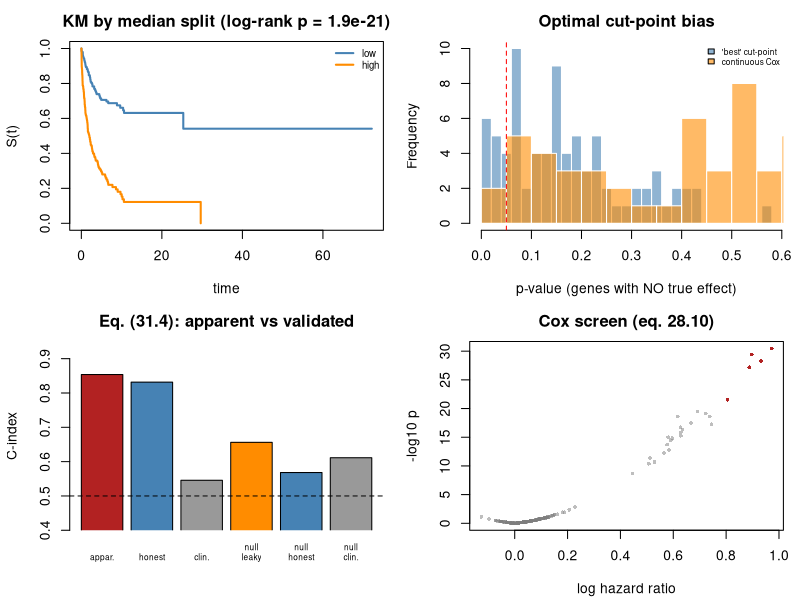

Recreate this plot in R.
#' ---
#' title: "Applied 28b - Survival analysis with molecular biomarkers"
#' output: html_document
#' ---
#'
#' **Curriculum link:** `stats.md` -> Topic 28, equations (28.4)-(28.13)
#'
#' ## The question
#'
#' Is a gene **prognostic**, and would a risk score built from expression
#' generalise to the next cohort?

#+ setup, message = FALSE
suppressPackageStartupMessages({library(survival); library(splines)})
MODULE_NAME <- "28b_survival_biomarkers"
OUT <- file.path(Sys.getenv("STATS_OUT", unset = "results"), MODULE_NAME)
dir.create(OUT, recursive = TRUE, showWarnings = FALSE)
header <- function(txt) cat("\n", strrep("=", 72), "\n", txt, "\n",
                            strrep("=", 72), "\n", sep = "")

#' ## 1. Simulate a molecular survival cohort

#+ simulate
header("1. A TCGA-like cohort with a few truly prognostic genes")
simulate_cohort <- function(n = 400, G = 200, n_prog = 5, beta = 0.55,
                            censor_scale = 9) {
  expr <- matrix(rnorm(n*G), n)
  ## Genes are correlated in MODULES, as real expression is.
  for (b in seq(1, G, by = 25)) {
    cols <- b:min(b+24, G); latent <- rnorm(n)
    expr[, cols] <- 0.6*latent + 0.8*expr[, cols]
  }
  expr <- scale(expr)
  age <- rnorm(n, 62, 11); stage <- sample(1:3, n, TRUE, c(0.4, 0.35, 0.25))
  prog <- seq_len(n_prog)
  lp <- as.vector(expr[, prog] %*% rep(beta, n_prog)) + 0.02*(age - 62) + 0.45*(stage - 1)
  Tm <- rexp(n, 0.06*exp(lp))
  ## size = n: without it rexp() returns a SCALAR and every patient would share
  ## one censoring time (a bug worth remembering).
  Cm <- rexp(n, 1/censor_scale)
  d <- data.frame(expr); names(d) <- sprintf("G%03d", seq_len(G))
  d$time <- pmin(Tm, Cm); d$event <- as.integer(Tm <= Cm)
  d$age <- age; d$stage <- stage
  list(d = d, is_prog = setNames(seq_len(G) %in% prog, sprintf("G%03d", seq_len(G))))
}
set.seed(3801)
sim <- simulate_cohort()
d <- sim$d; is_prog <- sim$is_prog
genes <- names(is_prog)
cat(sprintf("  n = %d, events = %d (%.0f%%), censored = %d\n", nrow(d), sum(d$event),
            100*mean(d$event), sum(!d$event)))
cat(sprintf("  %d genes, %d truly prognostic: %s\n", length(genes), sum(is_prog),
            paste(names(is_prog)[is_prog], collapse = " ")))
cat(sprintf("\n  Effective sample size for a Cox model is the NUMBER OF EVENTS (%d),\n",
            sum(d$event)))
cat(sprintf("  not the number of patients. Guidance: >= 10 events per covariate\n"))
cat(sprintf("  -> at most %d covariates.\n", sum(d$event) %/% 10))

#' ## 2. Kaplan-Meier and the at-risk table, eq. (28.6)-(28.7)

#+ km
header("2. Kaplan-Meier with the at-risk table (28.6)-(28.7)")
km <- survfit(Surv(time, event) ~ 1, data = d)
cat(sprintf("  median survival = %.2f\n", summary(km)$table["median"]))
cat(sprintf("\n  %8s%10s%9s%22s\n", "time", "at risk", "S(t)", "95% CI"))
for (t in c(1, 2, 4, 8, 12, 16)) {
  s <- summary(km, times = t)
  if (!length(s$surv)) next
  cat(sprintf("  %8d%10d%9.3f   [%.3f, %.3f]\n", t, s$n.risk, s$surv, s$lower, s$upper))
}
cat("\n  Watch the at-risk column collapse. The right tail of a KM curve is\n")
cat("  estimated from a handful of patients and looks far more precise than it\n")
cat("  is. ALWAYS publish the number-at-risk table under the curve.\n")

#' ## 3. Gene-wise Cox screening, eq. (28.9)-(28.10)

#+ cox-screen
header("3. Screening genes with Cox models (28.9)-(28.10)")
cox_screen <- function(d, genes, adjust = c("age","stage")) {
  res <- t(sapply(genes, function(g) {
    f <- try(coxph(as.formula(paste("Surv(time, event) ~", g, "+",
                                    paste(adjust, collapse = "+"))), data = d),
             silent = TRUE)
    if (inherits(f, "try-error")) return(c(NA, NA, 1))
    cs <- summary(f)$coefficients
    c(cs[g, "coef"], cs[g, "se(coef)"], cs[g, "Pr(>|z|)"])
  }))
  out <- data.frame(logHR = res[, 1], se = res[, 2], p = res[, 3], row.names = genes)
  out$HR <- exp(out$logHR); out$padj <- p.adjust(out$p, "BH"); out
}
res <- cox_screen(d, genes)
rej <- res$padj < 0.05
cat(sprintf("  %d genes at FDR 5%%; %d of them truly prognostic\n",
            sum(rej), sum(rej & is_prog[rownames(res)])))
cat("\n  Top 8 by p-value:\n")
cat(sprintf("  %8s%8s%9s%12s%11s%9s\n", "gene","HR","logHR","p","padj","truth"))
for (g in rownames(res)[order(res$p)][1:8])
  cat(sprintf("  %8s%8.3f%9.3f%12.2e%11.2e%9s\n", g, res[g,"HR"], res[g,"logHR"],
              res[g,"p"], res[g,"padj"], if (is_prog[g]) "PROG" else "-"))
cat("\n  exp(beta) is a HAZARD RATIO: a ratio of instantaneous event rates among\n")
cat("  those still at risk. NOT a risk ratio, and NOT a ratio of survival times.\n")

#' ## 4. The optimal cut-point trap

#+ cutpoint
header("4. Optimal cut-point bias, measured")
best_cutpoint_p <- function(d, gene, qs = seq(0.2, 0.8, 0.05)) {
  ps <- sapply(qs, function(q) {
    hi <- as.integer(d[[gene]] > quantile(d[[gene]], q))
    if (sum(hi) < 10 || sum(1-hi) < 10) return(NA)
    pchisq(survdiff(Surv(time, event) ~ hi, data = d)$chisq, 1, lower.tail = FALSE)
  })
  min(ps, na.rm = TRUE)
}
## Null genes from a DIFFERENT correlation module: genes 1-25 form the module
## containing the prognostic genes, so their module-mates are indirectly
## associated and are not true nulls.
null_genes <- genes[51:length(genes)][1:80]
p_best <- sapply(null_genes, function(g) best_cutpoint_p(d, g))
p_cont <- res[null_genes, "p"]
cat(sprintf("  Tested %d genes from modules containing NO prognostic gene:\n",
            length(null_genes)))
cat(sprintf("    'best cut-point' p < 0.05  : %.1f%%   <- should be 5%%\n",
            100*mean(p_best < 0.05)))
cat(sprintf("    continuous Cox p < 0.05    : %.1f%%\n", 100*mean(p_cont < 0.05)))
cat(sprintf("    'best cut-point' p < 0.01  : %.1f%%\n", 100*mean(p_best < 0.01)))
cat("\n  Searching over cut-points and reporting the best inflates the error\n")
cat("  rate several-fold. Keep the biomarker CONTINUOUS (with a spline if the\n")
cat("  effect may be nonlinear), or pre-specify the cut-point and validate it\n")
cat("  in an independent cohort.\n")

#' ## 5. Proportional hazards and RMST, eq. (28.11)-(28.12)

#+ ph-rmst
header("5. Checking PH, and an estimand that does not need it (28.11)-(28.12)")
top_gene <- rownames(res)[which.min(res$p)]
cph <- coxph(as.formula(paste("Surv(time, event) ~", top_gene, "+ age + stage")), data = d)
cat("  PH test (scaled Schoenfeld residuals, eq. 28.11):\n")
print(round(cox.zph(cph)$table, 4))
rmst <- function(time, event, tau) {
  k <- survfit(Surv(time, event) ~ 1)
  ts <- c(0, k$time[k$time <= tau], tau)
  ss <- c(1, k$surv[k$time <= tau])
  sum(ss * diff(ts))                                             # eq. (28.12)
}
TAU <- 10
hi <- d[[top_gene]] > median(d[[top_gene]])
r_hi <- rmst(d$time[hi], d$event[hi], TAU); r_lo <- rmst(d$time[!hi], d$event[!hi], TAU)
cat(sprintf("\n  RMST up to tau = %d (eq. 28.12):\n", TAU))
cat(sprintf("    low  %s: %.3f\n    high %s: %.3f\n    difference: %+.3f time units\n",
            top_gene, r_lo, top_gene, r_hi, r_lo - r_hi))
cat("  RMST differences are directly interpretable as 'time gained' and need\n")
cat("  NO proportional-hazards assumption - increasingly preferred when the PH\n")
cat("  test fails or the curves cross.\n")

#' ## 6. Building and validating a risk score, eq. (31.3)-(31.4)

#+ risk-score
header("6. A multi-gene risk score, honestly validated")
make_folds <- function(n, k, seed = 1) { set.seed(seed); sample(rep_len(1:k, n)) }
## concordance(): larger x must mean LONGER survival, so a hazard-scale linear
## predictor (larger = worse) needs reverse = TRUE. Get this backwards and every
## C-index comes out as 1 - C, which looks like a uselessly bad model.
cidx <- function(test, risk)
  concordance(Surv(time, event) ~ risk,
              data = cbind(test["time"], test["event"], risk = risk),
              reverse = TRUE)$concordance
fit_score <- function(train, sel)
  coxph(as.formula(paste("Surv(time, event) ~",
                         paste(c(sel, "age", "stage"), collapse = "+"))), data = train)
select_genes <- function(train, genes, p_thresh = 0.01) {
  r <- cox_screen(train, genes)
  sel <- rownames(r)[r$p < p_thresh]
  if (!length(sel)) sel <- rownames(r)[order(r$p)][1:3]
  sel
}
fold <- make_folds(nrow(d), 5, seed = 2)
sel_all <- select_genes(d, genes)
## (a) HONEST: selection AND fitting inside each fold.
c_honest <- mean(sapply(1:5, function(k) {
  tr <- d[fold != k, ]; te <- d[fold == k, ]
  cidx(te, predict(fit_score(tr, select_genes(tr, genes)), newdata = te, type = "lp"))
}))
## (b) Clinical-only baseline - the comparison that is usually missing.
c_clin <- mean(sapply(1:5, function(k) {
  tr <- d[fold != k, ]; te <- d[fold == k, ]
  f <- coxph(Surv(time, event) ~ age + stage, data = tr)
  cidx(te, predict(f, newdata = te, type = "lp"))
}))
f_all <- fit_score(d, sel_all)
c_apparent <- cidx(d, predict(f_all, type = "lp"))
cat(sprintf("  %-46s%10s\n", "evaluation", "C-index"))
cat(sprintf("  %-46s%10.3f\n", "apparent (fit and test on all data)", c_apparent))
cat(sprintf("  %-46s%10.3f\n", "CV, selection INSIDE each fold (honest)", c_honest))
cat(sprintf("  %-46s%10.3f\n", "CV, age + stage only (clinical baseline)", c_clin))
cat(sprintf("  %-46s%10.3f\n", "chance", 0.5))
cat(sprintf("\n  apparent optimism (eq. 31.4)   : %+.3f\n", c_apparent - c_honest))
cat(sprintf("  gain over clinical baseline    : %+.3f\n", c_honest - c_clin))
cat(sprintf("  genes selected on the full data: %d (%d truly prognostic)\n",
            length(sel_all), sum(is_prog[sel_all])))
cat("\n  ALWAYS report the clinical-only baseline. A molecular score that does\n")
cat("  not beat age and stage is not a useful biomarker, however small its\n")
cat("  p-value. Here the 5 simulated genes are strong, so the score clears the\n")
cat("  baseline by a wide margin. Real prognostic signatures rarely do.\n")

#' ### 6b. Why the selection leak needs a null cohort to be seen

#+ leak-null
header("6b. Measuring the selection leak on cohorts with NO prognostic gene")
## In section 6 the leaky and honest C-indices are nearly identical. That is not
## evidence the leak is harmless - it is because the 5 true genes have a large
## effect and get selected in EVERY fold, so 'selecting on all the data' picks
## the same genes anyway. The leak is invisible when the signal is strong.
##
## Turn the signal OFF (beta = 0) and it becomes glaring: the honest C-index
## must sit at 0.5, and anything above that is pure leakage.
set.seed(3803)
REP <- 12
cl <- ch <- cc <- numeric(REP)
for (i in 1:REP) {
  s0 <- simulate_cohort(n = 150, G = 200, n_prog = 0, beta = 0)
  d0 <- s0$d; g0 <- names(s0$is_prog)
  fo <- make_folds(nrow(d0), 5, seed = 100 + i)
  sel0 <- select_genes(d0, g0)                        # selected on ALL the data
  ch[i] <- mean(sapply(1:5, function(k) {
    tr <- d0[fo != k, ]; te <- d0[fo == k, ]
    cidx(te, predict(fit_score(tr, select_genes(tr, g0)), newdata = te, type = "lp"))
  }))
  cl[i] <- mean(sapply(1:5, function(k) {
    tr <- d0[fo != k, ]; te <- d0[fo == k, ]
    cidx(te, predict(fit_score(tr, sel0), newdata = te, type = "lp"))
  }))
  ## The reference is NOT 0.5: age and stage stay genuinely prognostic even when
  ## no gene is. The honest gene score should match this, adding nothing.
  cc[i] <- mean(sapply(1:5, function(k) {
    tr <- d0[fo != k, ]; te <- d0[fo == k, ]
    f <- coxph(Surv(time, event) ~ age + stage, data = tr)
    cidx(te, predict(f, newdata = te, type = "lp"))
  }))
}
cat(sprintf("  %d null cohorts (n = 150, 200 genes, NO true prognostic gene):\n", REP))
cat(sprintf("  %-42s%10s%16s\n", "evaluation", "mean C", "beats clinical"))
cat(sprintf("  %-42s%10.3f%15.0f%%\n", "CV, genes selected on ALL data (LEAKY)",
            mean(cl), 100*mean(cl > cc)))
cat(sprintf("  %-42s%10.3f%15.0f%%\n", "CV, selection INSIDE each fold (honest)",
            mean(ch), 100*mean(ch > cc)))
cat(sprintf("  %-42s%10.3f%16s\n", "CV, age + stage only (the true ceiling)",
            mean(cc), "-"))
cat(sprintf("\n  leaky  - clinical baseline: %+.3f   <- entirely spurious\n", mean(cl - cc)))
cat(sprintf("  honest - clinical baseline: %+.3f\n", mean(ch - cc)))
cat("\n  Note the reference is the CLINICAL baseline, not 0.5: age and stage stay\n")
cat("  prognostic here, so even a gene score built from pure noise inherits\n")
cat("  their skill. Read the two gaps against it:\n")
cat("\n    honest CV lands BELOW the clinical baseline. Correct - the noise genes\n")
cat("    add parameters and no signal, so they cost precision and degrade the\n")
cat("    model. An honest evaluation is able to say 'these genes make it worse'.\n")
cat("\n    leaky CV lands ABOVE it, beating the baseline in every single cohort.\n")
cat("    The genes were chosen while looking at the test fold, so the score is\n")
cat("    scored on the very data that defined it. Select features INSIDE the\n")
cat("    fold - the same leak as Module 31.\n")

#' ## 7. Immortal time bias

#+ immortal
header("7. Immortal time bias and the landmark fix")
set.seed(3802)
LANDMARK <- 2
d2 <- d
## "Responders" can only be assessed at the landmark - so to BE a responder you
## must first SURVIVE to it. The label has NO real effect on survival.
d2$responder <- as.integer(d2$time > LANDMARK & runif(nrow(d2)) < 0.5)
cph_bad <- coxph(Surv(time, event) ~ responder, data = d2)
land <- subset(d2, time > LANDMARK); land$time <- land$time - LANDMARK
cph_land <- coxph(Surv(time, event) ~ responder, data = land)
cat("  TRUE effect of 'responder' = NONE (assigned at random)\n")
cat(sprintf("  naive Cox HR            = %.3f  (p = %.2e)   <- spurious\n",
            exp(coef(cph_bad)), summary(cph_bad)$coefficients[1, "Pr(>|z|)"]))
cat(sprintf("  landmark analysis at t=%d: HR = %.3f  (p = %.3f)   <- corrected\n",
            LANDMARK, exp(coef(cph_land)), summary(cph_land)$coefficients[1, "Pr(>|z|)"]))
cat("\n  The bias is STRUCTURAL: to be classified you must survive long enough\n")
cat("  to be classified. Fix with a landmark analysis or a time-dependent\n")
cat("  covariate. Same 'time zero' problem target-trial emulation prevents.\n")

#' ## 8. Figure

#+ figure
png(file.path(OUT, "survival_biomarkers.png"), width = 1100, height = 800, res = 110)
par(mfrow = c(2, 2), mar = c(4.2, 4.2, 2.5, 1))
plot(survfit(Surv(time, event) ~ hi, data = d), col = c("steelblue","darkorange"),
     lwd = 2, xlab = "time", ylab = "S(t)",
     main = sprintf("KM by median split (log-rank p = %.1e)",
                    pchisq(survdiff(Surv(time, event) ~ hi, data = d)$chisq, 1,
                           lower.tail = FALSE)))
legend("topright", c("low","high"), col = c("steelblue","darkorange"), lwd = 2,
       bty = "n", cex = 0.7)
hist(p_best, breaks = 25, col = adjustcolor("steelblue", 0.6), border = "white",
     main = "Optimal cut-point bias", xlab = "p-value (genes with NO true effect)")
hist(p_cont, breaks = 25, col = adjustcolor("darkorange", 0.6), border = "white", add = TRUE)
abline(v = 0.05, col = "red", lty = 2)
legend("topright", c("'best' cut-point","continuous Cox"),
       fill = c(adjustcolor("steelblue",0.6), adjustcolor("darkorange",0.6)),
       bty = "n", cex = 0.6)
barplot(c(c_apparent, c_honest, c_clin, mean(cl), mean(ch), mean(cc)), ylim = c(0.4, 0.95),
        names.arg = c("appar.","honest","clin.","null\nleaky","null\nhonest","null\nclin."),
        xpd = FALSE, col = c("firebrick","steelblue","grey60","darkorange","steelblue","grey60"),
        ylab = "C-index", main = "Eq. (31.4): apparent vs validated", cex.names = 0.6)
abline(h = 0.5, lty = 2)
plot(res$logHR, -log10(res$p), pch = 16, cex = 0.6,
     col = ifelse(is_prog[rownames(res)], "firebrick", adjustcolor("grey50", 0.5)),
     xlab = "log hazard ratio", ylab = "-log10 p", main = "Cox screen (eq. 28.10)")
invisible(dev.off())
cat("\nFigure written to", file.path(OUT, "survival_biomarkers.png"), "\n")

#' # PROBLEMS
#'
#' ### Problem 1: Events, not patients
#'
#' Re-run the Cox screen on subsets with different PATIENT counts, then on
#' cohorts with different CENSORING (so events vary). Which predicts power?

#+ problem1
## ---- YOUR CODE HERE ----------------------------------------------------

## ---- SOLUTION (uncomment to check) -------------------------------------
# set.seed(9)
# cat(sprintf("  %-28s%10s%9s%19s\n","subset","patients","events","prognostic found"))
# for (n_sub in c(400, 200, 100)) {
#   idx <- sample(nrow(d), n_sub); sub <- d[idx, ]
#   r <- cox_screen(sub, names(is_prog)[is_prog])
#   cat(sprintf("  %-28s%10d%9d%19d\n", sprintf("%d random patients", n_sub),
#               n_sub, sum(sub$event), sum(r$p < 0.05)))
# }
# for (cs in c(20, 6, 2.5)) {
#   s2 <- simulate_cohort(n = 300, censor_scale = cs)
#   r <- cox_screen(s2$d, names(s2$is_prog)[s2$is_prog])
#   cat(sprintf("  %-28s%10d%9d%19d\n", sprintf("n=300, censor scale %g", cs),
#               300, sum(s2$d$event), sum(r$p < 0.05)))
# }
#
# ## Power tracks EVENTS, not patients. A large cohort with few events is a
# ## SMALL study. This is why survival trials are powered on the number of
# ## events and why 'events per variable >= 10' is the rule of thumb.

#' ### Problem 2: Competing risks
#'
#' Add a competing cause of death and compare 1 - KM against the CIF (28.13).

#+ problem2
## ---- YOUR CODE HERE ----------------------------------------------------

## ---- SOLUTION (uncomment to check) -------------------------------------
# set.seed(13)
# n <- 900
# T1 <- rexp(n, 1/14); T2 <- rexp(n, 1/9); Cc <- rexp(n, 1/30)
# obs <- pmin(T1, T2, Cc)
# cause <- ifelse(T1 <= T2 & T1 <= Cc, 1, ifelse(T2 < T1 & T2 <= Cc, 2, 0))
# t_eval <- 10
# km_n <- survfit(Surv(obs, as.integer(cause == 1)) ~ 1)
# naive <- 1 - summary(km_n, times = t_eval)$surv
# cif <- function(time, cause, k, t_eval) {
#   o <- order(time); time <- time[o]; cause <- cause[o]; S <- 1; out <- 0
#   for (ti in sort(unique(time[cause > 0]))) {
#     n_i <- sum(time >= ti); d_k <- sum(time == ti & cause == k)
#     d_all <- sum(time == ti & cause > 0)
#     if (ti <= t_eval) out <- out + S*d_k/n_i
#     S <- S*(1 - d_all/n_i)
#   }
#   out
# }
# cat(sprintf("  at t = %d:\n", t_eval))
# cat(sprintf("    TRUE probability of relapse  = %.4f\n", mean(T1 <= t_eval & T1 <= T2)))
# cat(sprintf("    1 - Kaplan-Meier (naive)     = %.4f   <- overestimates\n", naive))
# cat(sprintf("    cumulative incidence (28.13) = %.4f\n", cif(obs, cause, 1, t_eval)))
#
# ## Treating the competing death as CENSORING asks 'what would the relapse risk
# ## be in a world where nobody died of anything else?' - rarely the clinical
# ## question. Use CIF for absolute risk, cause-specific hazards for aetiology,
# ## and Fine-Gray for subdistribution modelling.

#' ### Problem 3: Nonlinear biomarker effects
#'
#' Fit the top gene with a natural spline in the Cox model and compare to the
#' linear fit with a likelihood-ratio test. Is linearity adequate?

#+ problem3
## ---- YOUR CODE HERE ----------------------------------------------------

## ---- SOLUTION (uncomment to check) -------------------------------------
# f_lin <- coxph(as.formula(paste("Surv(time, event) ~", top_gene, "+ age + stage")), data = d)
# f_spl <- coxph(as.formula(paste0("Surv(time, event) ~ ns(", top_gene,
#                                  ", df = 4) + age + stage")), data = d)
# cat(sprintf("  linear partial log-lik  = %.3f\n", f_lin$loglik[2]))
# cat(sprintf("  spline partial log-lik  = %.3f\n", f_spl$loglik[2]))
# lr <- 2*(f_spl$loglik[2] - f_lin$loglik[2]); ddf <- 3
# cat(sprintf("  LRT chi2 = %.3f on %d df, p = %.4f\n", lr, ddf,
#             pchisq(max(lr,0), ddf, lower.tail = FALSE)))
#
# ## Here the truth IS linear, so the spline should NOT improve the fit
# ## significantly - a good negative control for the method. On real data a
# ## significant LRT means the linear hazard assumption is inadequate, and the
# ## spline fit is both more honest and more informative than dichotomising.

#' ## What to take away
#'
#' 1. Count **events**, not patients.
#' 2. Publish the at-risk table with every KM curve.
#' 3. Never dichotomise a biomarker at a data-chosen optimal cut-point.
#' 4. Check PH; switch estimand to RMST when it fails.
#' 5. Select features INSIDE the fold, and always report the clinical baseline.
#' 6. Competing risks need the CIF, never 1 - KM.
#'
#' **Next:** `29_gene_set_enrichment.R`
